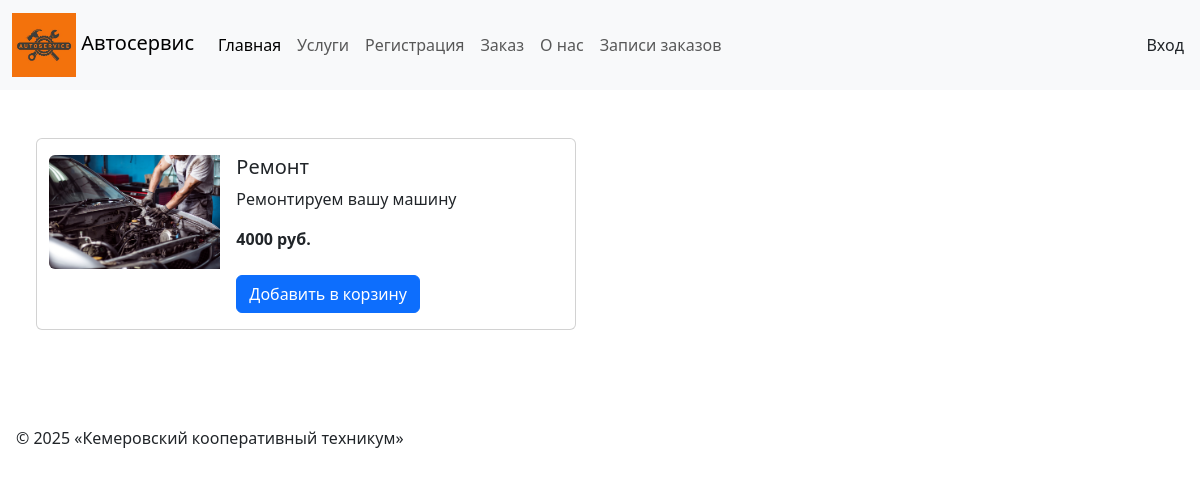
The app's page /products/3 with its own data.
### tables this page shows
CREATE TABLE `products` (
  `id` int(11) NOT NULL,
  `name` varchar(120) NOT NULL,
  `description` text DEFAULT NULL,
  `image` varchar(120) DEFAULT NULL,
  `price` float NOT NULL,
  `created` datetime DEFAULT current_timestamp(),
  `updated` datetime DEFAULT current_timestamp() ON UPDATE current_timestamp()
);

### src/Controllers/ProductController.php (called while the page is built, shortened)
<?php
class ProductController {
    public function get(?int $id): string {
        if (Config::STORAGE_TYPE == Config::TYPE_DB) {
            $serviceStorage = new ProductDBStorage();
            $model = new Product($serviceStorage, Config::TABLE_PRODUCTS);
        }
        $data = $model->loadData();
        if (($id) && ($id <= count($data))) {
            $record= $data[$id-1];
            return ProductTemplate::getCardTemplate($record);
        } else
            return ProductTemplate::getCardTemplate(null);
    }
}

### src/Router/Router.php (called while the page is built, shortened)
<?php
class Router {
    public function route(string $url): string {
        $path = parse_url($url, PHP_URL_PATH);
        return $this->handleLegacyRoute($path);
    }
    private function handleLegacyRoute(string $path): string {
        $pieces = explode("/", $path);
        $resource = $pieces[2] ?? null;
        switch ($resource) {
            case "products":
                $id = $pieces[3] ?? null;
                return (new ProductController())->get($id);
        }
    }
}

### src/Services/DBStorage.php (called while the page is built, shortened)
<?php
class DBStorage
{
    public function __construct() {
        $this->connection = new PDO(
            Config::MYSQL_DNS,
            Config::MYSQL_USER,
            Config::MYSQL_PASSWORD
        );
    }
}

### src/Services/ProductDBStorage.php (called while the page is built, shortened)
<?php
class ProductDBStorage extends DBStorage implements ILoadStorage
{
    public function loadData($nameFile): ?array
    {
        $sql = "SELECT `id`, `name`, `description`, `image`, `price`
                  FROM products";
        $result = $this->connection->query($sql, PDO::FETCH_ASSOC);
        $rows = $result->fetchAll();
        return $rows;
    }
}

### src/Models/Product.php (called while the page is built, shortened)
<?php
class Product {
    private ILoadStorage $dataStorage;
    private string $nameResource;
    public function __construct(ILoadStorage $service, string $name) {
        $this->dataStorage = $service;
        $this->nameResource = $name;
    }
    public function loadData(): ?array {
        return $this->dataStorage->loadData($this->nameResource);
    }
}

### src/Views/ProductTemplate.php (the view, shortened to what this page needs)
<?php
class ProductTemplate extends BaseTemplate {
    public static function getCardTemplate(?array $data) {
        $template = parent::getTemplate();
        if ($data) {
            $title = htmlspecialchars($data['name'], ENT_QUOTES, 'UTF-8');
            $content = <<<HTML
            <main class="row p-5">
                <div class="card mb-3" style="max-width: 540px;">
                    <div class="row g-0">
                        <div class="col-md-4 mt-3">
                            <img src="{$data['image']}" class="img-fluid rounded-start" alt="Изображение товара">
                        </div>
                        <div class="col-md-8">
                            <div class="card-body">
                                <h5 class="card-title">{$title}</h5>
                                <p class="card-text">{$data['description']}</p>
                                <p class="card-text"><strong class="text-body-primary">{$data['price']} руб.</strong></p>
                                <form class="mt-4" action="/avtoservis/basket" method="POST">
                                    <input type="hidden" name="id" value="{$data['id']}">
                                    <button type="submit" class="btn btn-primary">Добавить в корзину</button>
                                </form>
                            </div>
                        </div>
                    </div>
                </div>
            </main>
            HTML;
        }
        $resultTemplate = sprintf($template, $title, $content);
        return $resultTemplate;
    }
}

### records on screen
products: image (picture), name "Ремонт", description "Ремонтируем вашу машину", price "4000"
